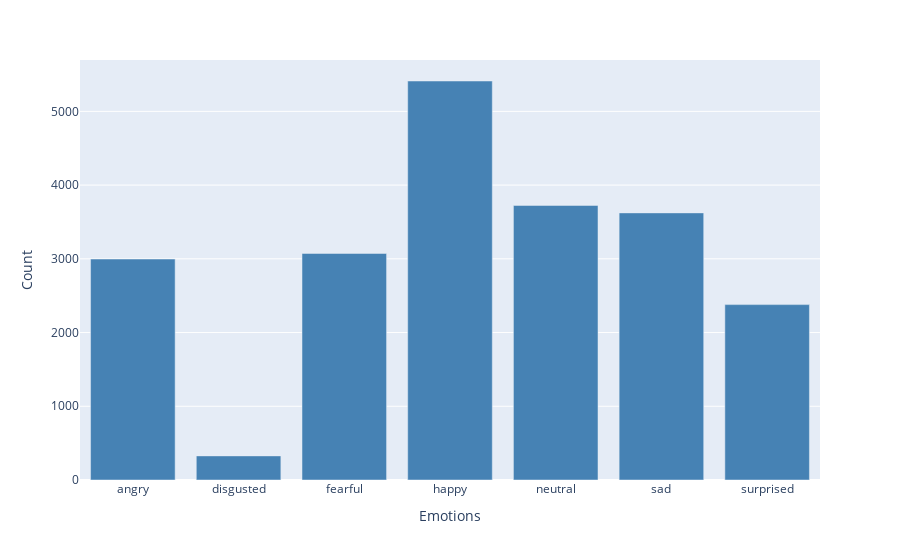

Write notebook code for a chart like this one.
### Markdown cell above
Counts for number of images in each emotion for the training dataset

### Code cell
#Counts for each category in training dataset
fig = px.bar(
    x=labels,
    y=[list(train_dataset.classes).count(i) for i in np.unique(train_dataset.classes)]
)
fig.update_traces(marker_color='SteelBlue')
fig.update_xaxes(title_text='Emotions')
fig.update_yaxes(title_text='Count')
fig.show()

### Figure 1 — Plotly figure (JSON) as saved in the notebook; plotly's stock layout.template omitted (floating-point values rounded to 4 significant figures)
{"data": [{"alignmentgroup": "True", "hovertemplate": "x=%{x}<br>y=%{y}<extra></extra>", "legendgroup": "", "marker": {"color": "SteelBlue", "pattern": {"shape": ""}}, "name": "", "offsetgroup": "", "orientation": "v", "showlegend": false, "textposition": "auto", "type": "bar", "x": ["angry", "disgusted", "fearful", "happy", "neutral", "sad", "surprised"], "xaxis": "x", "y": [2997, 327, 3073, 5412, 3724, 3623, 2379], "yaxis": "y"}], "layout": {"autosize": true, "barmode": "relative", "legend": {"tracegroupgap": 0}, "margin": {"t": 60}, "xaxis": {"anchor": "y", "autorange": true, "domain": [0, 1], "range": [-0.5, 6.5], "title": {"text": "Emotions"}, "type": "category"}, "yaxis": {"anchor": "x", "autorange": true, "domain": [0, 1], "range": [0, 5697.0], "title": {"text": "Count"}, "type": "linear"}}}
